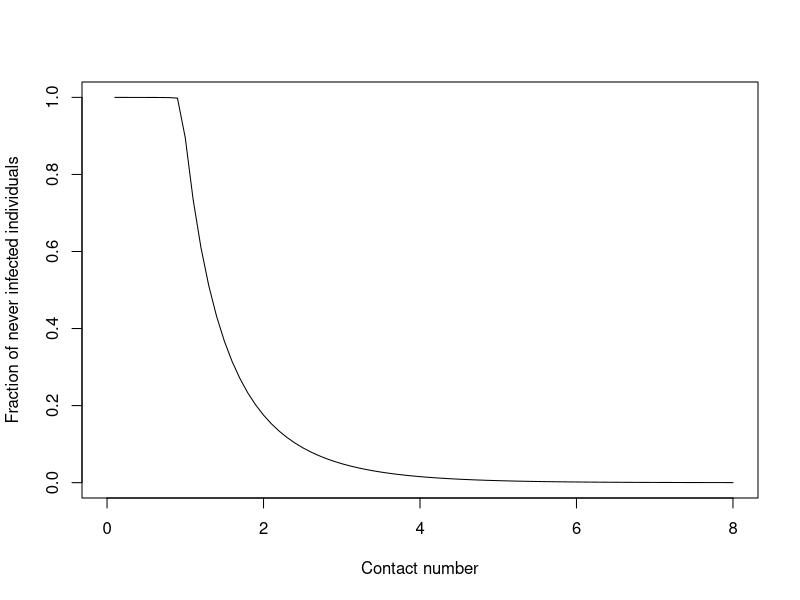

Write R code to recreate this figure.
## Load deSolve package
library(pracma)

p = 0.95
gamma <- 0.9
Y <- 1
X <- 1
s0 <- 1-1e-4
j = seq(0, 8 , by = 0.1)
for (k in j) {
  beta <- k*p
  R0 = beta / gamma
  S <- -(lambertWp(-s0 * R0 * exp(-R0)))/R0
  Y <- c(Y,S)
  X <- c(X, k)
}
X <- X[-1]
Y <- Y[-1]
plot(X, Y, type = "l", ylab = "Fraction of never infected individuals", 
     xlab = "Contact number")

